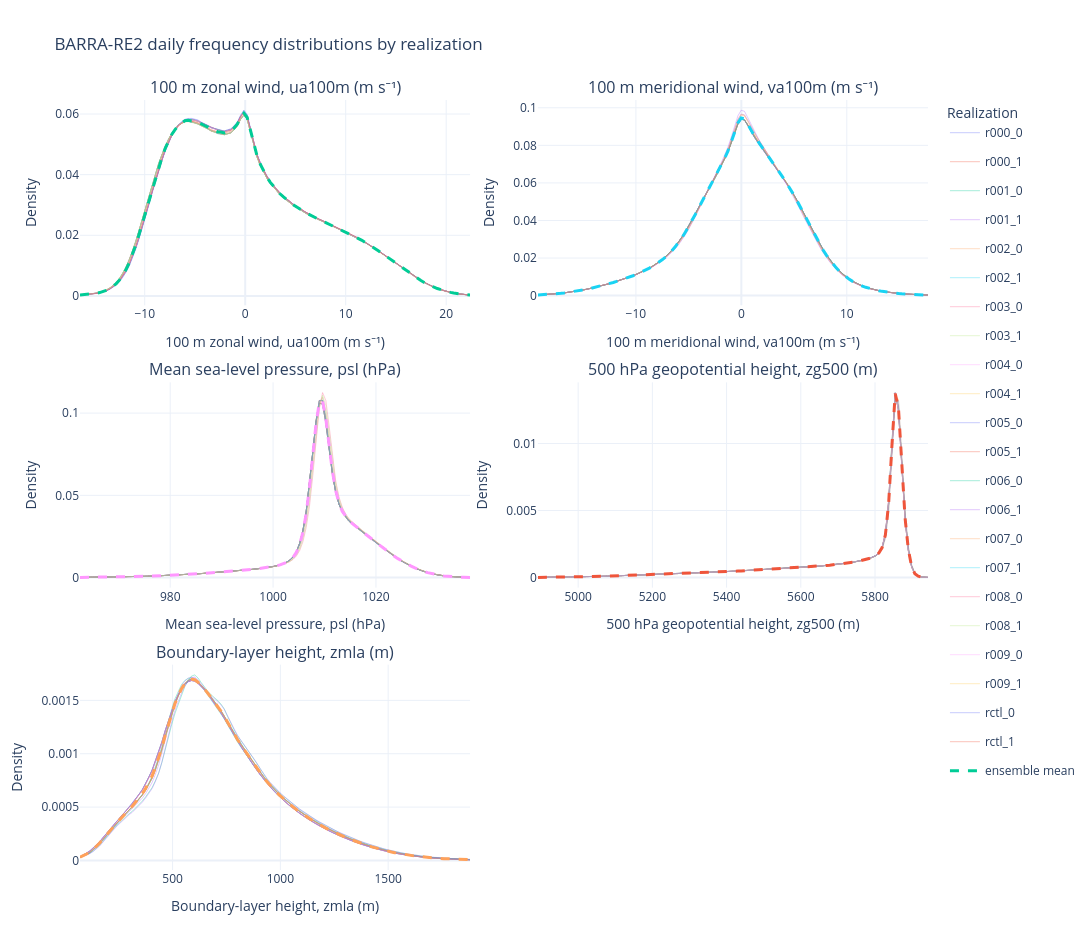

Notebook code cell kept with this figure:
### Code cell
fig = plot_ensemble_frequency_distributions(
    histograms=histograms,
    bin_edges=bin_edges,
    variables=PLOT_VARIABLES,
)

fig.show()
